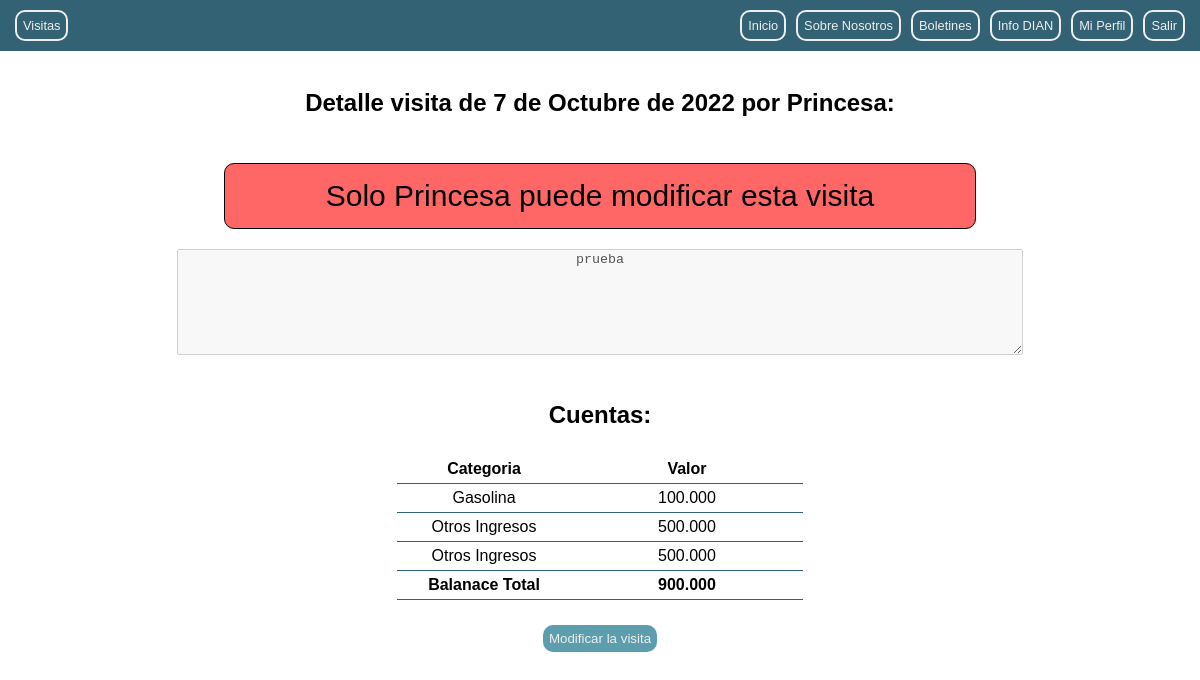
The app's page /visit/modify/3/ (signed in) with its own data.
### visit/models.py (models this page shows, shortened)
class Visit(models.Model):
    visitor = models.ForeignKey(CustomUser, on_delete=models.CASCADE)
    date = models.DateField()
    notes = models.TextField()
    total_balance = models.IntegerField(default=0)
    revisado = models.BooleanField(default=False)
    class Meta:
        ordering = ['date']

class MoneyMovement(models.Model):
    TYPES = [
        ('Ingreso', 'Ingreso'),
        ('Egreso', 'Egreso')
    ]
    CATEGORIES = [
        ('venta_huevos', 'Venta huevos'),
        ('venta_huerta', 'Venta huerta'),
        ('insumos_gallinas', 'Insumos gallinas'),
        ('insumos_huerta', 'Insumos huerta'),
        ('cuido_perros', 'Cuido perros'),
        ('gasolina', 'Gasolina'),
        ('cafeteria', 'Insumos cafetería'),
        ('aseo', 'Insumos aseo'),
        ('otros_ingresos', 'Otros Ingresos'),
        ('otros_gastos', 'Otros Gastos'),
    ]
    visit = models.ForeignKey(Visit, on_delete=models.CASCADE)
    categoria = models.CharField(max_length=20, choices=CATEGORIES, default='venta_huevos')
    valor = models.PositiveBigIntegerField()
    class Meta:
        ordering = ['visit']

### users/models.py (models this page shows, shortened)
class CustomUser(models.Model):
    user = models.OneToOneField(User, on_delete=models.CASCADE)
    phone_number = models.PositiveBigIntegerField()
    nickname = models.CharField(blank=False, max_length=20)
    birthday = models.DateField()
    mailing_list = models.BooleanField()
    info_manage = models.BooleanField()
    comunidad = models.BooleanField(default=False)
    publicar = models.BooleanField(default=False)
    tiene_reclamacion = models.BooleanField(default=False)
    mtto = models.BooleanField(default=False)

### visit/views.py (the view, shortened to what this page needs)
@login_required
def modificarVisita(request, pk):
    user = request.user
    try:
        cu = CustomUser.objects.get(user_id=user.id)
        if cu.comunidad == False:
            return HttpResponseRedirect(reverse('home'))
    except:
        return HttpResponseRedirect(reverse('home'))
    visit = Visit.objects.get(pk=pk)
    expenses = MoneyMovement.objects.filter(visit=visit)
    if request.method == 'POST':
        try:
            visit.notes = request.POST['notes']
        except:
            pass
        try:
            date = request.POST['date']
            if date !='':
                visit.date = date
        except:
            visit.date = visit.date
        visit.save()
        return render(request, 'visit/details.html', {
                'visit': visit,
                'expenses': expenses,
                'comunidad': cu.comunidad,
            })
    else:
        message = None
        if cu != visit.visitor:
            message = 'Solo ' + visit.visitor.nickname + ' puede modificar esta visita'
            return render(request, 'visit/details.html', {
                'visit': visit,
                'expenses': expenses,
                'comunidad': cu.comunidad,
                'message': message
            })

### visit/templates/visit/details.html (shortened to what this page needs)
{% extends 'base.html' %}
{% load static %}
    {% block body %}
    <br>
    <h2 class="center top-20">Detalle visita  de {{ visit.date }} por {{ visit.visitor.nickname }}:</h2>
    <br>
    {% if message %}
    <div class="alert alert-danger" role="alert">{{ message }}</div>
    {% endif %}
    <textarea class="top-20 center" name="notes" style="width: 70%; height: 100px;" disabled>{{ visit.notes }}</textarea>
    <br>
    <h2 class="center top-20">Cuentas:</h2>
    <br>
    <table class="center">
        <thead>
            <tr>
                <th scope="col">Categoria</th>
                <th scope="col">Valor</th>
            </tr>
        </thead>
        <tbody>
            {% for expense in expenses %}
            <tr>
                <td>{{ expense.get_categoria_display }}</td>
                <td>{{ expense.valor }}</td>
            </tr>
            {% endfor %}
            <tr>
                <td><b>Balanace Total</b></td>
                <td><b>{{ visit.total_balance }}</b></td>
            </tr>
        </tbody>
    </table>
    <div class="form-group center top-20" style="margin: 20px auto;">
        <form action="{% url 'visit.modify' pk=visit.id %}" method="get">
            <button class="btn btn-secondary" type="submit">Modificar la visita</button>
        </form>
    </div>
    {% endblock %}

### static/css/style.css (style rules this page uses)
body { margin: 0; font-family: Arial, Helvetica, sans-serif; }
.center { display: block; text-align: center; margin: 8px auto 8px auto; width: 80%; }
.btn { font-family:'Trebuchet MS', 'Lucida Sans Unicode', 'Lucida Grande', 'Lucida Sans', Arial, sans-serif ; padding: 6px; margin: 5px; border-radius: 10px; border-style: none; }
.btn-secondary { color: #EEEEEE; background-color: #5C9EAD; }
.form-group { margin: 5px 20px; }
.top-20 { margin-top: 20px; }
.alert { padding:15px; border-radius: 10px; text-align: center; font-size: 30px; border-style: solid; width: 60%; margin: 20px auto; border-width: 1px; }
.alert-danger { background-color: rgba(255, 0, 0, .6); }
table { table-layout: fixed; width: 80%; border-collapse: collapse; }
thead th:nth-child(1) { width: 30%; }
thead th:nth-child(2) { width: 40%; }
th, td { padding: 5px; border-bottom: 1px solid #326273; }
table.center { display: table; align-items: center; width: auto; margin: 0 auto; }

### records on screen
Visit: date "7 de Octubre de 2022", visitor.nickname "Princesa", notes "prueba", total_balance "900.000"
MoneyMovement: categoria "Gasolina", valor "100.000"
MoneyMovement: categoria "Otros Ingresos", valor "500.000"
MoneyMovement: categoria "Otros Ingresos", valor "500.000"

### other values on screen
{{ message }} "Solo Princesa puede modificar esta visita"
